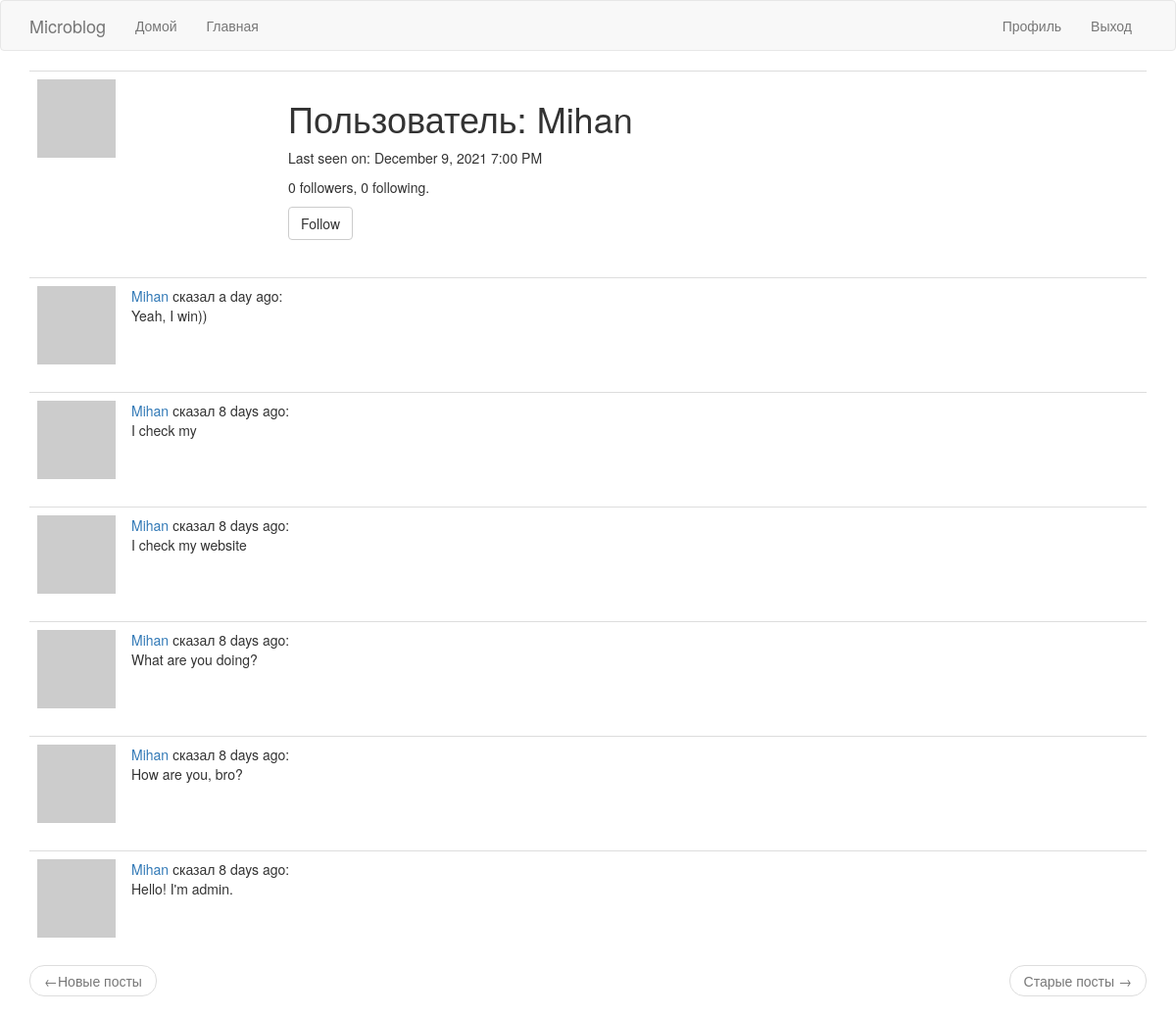
The app's page /user/Mihan (signed in) with its own data.
### app/models.py (models this page shows, shortened)
class User(UserMixin, db.Model):  # таблица пользователей в БД
    id = db.Column(db.Integer, primary_key=True)
    username = db.Column(db.String(64), index=True, unique=True)
    email = db.Column(db.String(120), index=True, unique=True)
    password_hash = db.Column(db.String(128))
    posts = db.relationship('Post', backref='author', lazy='dynamic')
    about_me = db.Column(db.String(140))
    last_seen = db.Column(db.DateTime, default=datetime.utcnow)
    followed = db.relationship(
        'User', secondary=followers,  # secondary - таблица конфигураций
        primaryjoin=(followers.c.follower_id == id),  # условие связывающее с левой стороны(follower)
        secondaryjoin=(followers.c.followed_id == id),  # условие связывающее с правой стороны(followed)
        backref=db.backref('followers', lazy='dynamic'), lazy='dynamic'
    )
    def avatar(self, size):  # изображение аватара
        digest = md5(self.email.lower().encode(
            'utf-8')).hexdigest()  # конвертирование почты в нижний регистр, далее в 16-ю строку
        return 'https://www.gravatar.com/avatar/{}?d=identicon&s={}'.format(digest, size)
    def is_following(self, user):  # метод проверки на наличие подписки
        return self.followed.filter(followers.c.followed_id == user.id).count() > 0

class Post(db.Model):  # таблица постов в БД
    id = db.Column(db.Integer, primary_key=True)
    body = db.Column(db.String(140))
    timestamp = db.Column(db.DateTime, index=True, default=datetime.utcnow)
    user_id = db.Column(db.Integer, db.ForeignKey('user.id'))

### app/main/routes.py (the view)
@bp.route('/user/<username>')  # username динамический компонент
@login_required  # только для зарегистрированных пользователей
def user(username):  # логика страницы пользователя
    user = User.query.filter_by(username=username).first_or_404()  # загрузка пользователя\выдача ошибки 404
    page = request.args.get('page', 1, type=int)  # логика страниц
    posts = user.posts.order_by(Post.timestamp.desc()).paginate(  # отображение постов
        page, current_app.config['POSTS_PER_PAGE'], False)
    next_url = url_for('main.user', username=user.username, page=posts.next_num) \
        if posts.has_next else None
    prev_url = url_for('main.user', username=user.username, page=posts.prev_num) \
        if posts.has_prev else None
    form = EmptyForm()
    return render_template('user.html', user=user, posts=posts.items,
                           next_url=next_url, prev_url=prev_url, form=form)

### app/main/forms.py
class EmptyForm(FlaskForm):  # пустая форма
    submit = SubmitField('Submit')

### app/main/routes.py (called while the page is built)
@bp.before_request  # последняя активность пользователя
def before_request():  # логика последней активности пользователя
    if current_user.is_authenticated:  # проверка на авторизацию
        current_user.last_seen = datetime.utcnow()
        db.session.commit()

### app/models.py (called while the page is built)
@login.user_loader  # регистрирование пользовательского загрузчика
def load_user(id):
    return User.query.get(int(id))

### app/templates/user.html (shortened to what this page needs)
{% extends "base.html" %}
{% block app_content %}
    <table class="table table-hover">
        <tr>
            <td width="256px"><img src="{{ user.avatar(256) }}"></td>
            <td>
                <h1>Пользователь: {{ user.username }}</h1>
                {% if user.last_seen %}<p>Last seen on: {{ moment(user.last_seen).format('LLL') }}</p>{% endif %}
                <p>{{ user.followers.count() }} followers, {{ user.followed.count() }} following.</p>
                {% if user == current_user %}
                <p><a href="{{ url_for('main.edit_profile') }}">Редактировать профиль</a></p>
                {% elif not current_user.is_following(user) %}
                <p>
                    <form action="{{ url_for('main.follow', username=user.username) }}" method="post">
                        {{ form.submit(value='Follow', class_='btn btn-default') }}
                    </form>
                </p>
                {% endif %}
            </td>
        </tr>
    </table>
    {% for post in posts %}
        {% include '_post.html' %}
    {% endfor %}
    <nav aria-label="...">
        <ul class="pager">
            <li class="previous{% if not prev_url %} disabled{% endif %}">
                <a href="{{ prev_url or '#' }}">
                    <span aria-hidden="true">&larr;</span>Новые посты
                </a>
            </li>
            <li class="next{% if not next_url %} disabled{% endif %}">
                <a href="{{ next_url or '#' }}">
                    Старые посты <span aria-hidden="true">&rarr;</span>
                </a>
            </li>
        </ul>
    </nav>
{% endblock %}

### app/templates/_post.html
<table class="table table-hover">
  <tr valign="top">
      <td width="70px">
          <a href="{{ url_for('main.user', username=post.author.username) }}">
              <img src="{{ post.author.avatar(36) }}">
          </a>
      </td>
      <td>
          <a href="{{ url_for('main.user', username=post.author.username) }}">
              {{ post.author.username }}
          </a>
          сказал {{ moment(post.timestamp).fromNow() }}:
          <br>
          {{ post.body }}
      </td>
  </tr>
</table>

### records on screen
User: username "Mihan", last_seen "December 9, 2021 7:00 PM"
Post: author.username "Mihan", timestamp "a day ago", body "Yeah, I win))"
Post: author.username "Mihan", timestamp "8 days ago", body "I check my"
Post: author.username "Mihan", timestamp "8 days ago", body "I check my website"
Post: author.username "Mihan", timestamp "8 days ago", body "What are you doing?"
Post: author.username "Mihan", timestamp "8 days ago", body "How are you, bro?"
Post: author.username "Mihan", timestamp "8 days ago", body "Hello! I'm admin."

### other values on screen
{{ user.followers.count() }} "0"
{{ user.followed.count() }} "0"
